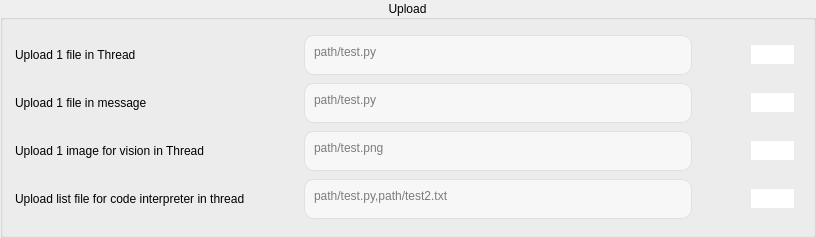
             <widget class="QGroupBox" name="groupBox_2">
              <property name="title">
               <string>Upload</string>
              </property>
              <property name="alignment">
               <set>Qt::AlignCenter</set>
              </property>
              <layout class="QGridLayout" name="gridLayout_14">
               <item row="0" column="0">
                <layout class="QGridLayout" name="gridLayout_13">
                 <property name="leftMargin">
                  <number>1</number>
                 </property>
                 <property name="topMargin">
                  <number>4</number>
                 </property>
                 <property name="rightMargin">
                  <number>8</number>
                 </property>
                 <property name="bottomMargin">
                  <number>5</number>
                 </property>
                 <property name="horizontalSpacing">
                  <number>59</number>
                 </property>
                 <property name="verticalSpacing">
                  <number>8</number>
                 </property>
                 <item row="3" column="1">
                  <widget class="QTextEdit" name="Uploadlistfileforcodeinterpreterinthread">
                   <property name="sizePolicy">
                    <sizepolicy hsizetype="Fixed" vsizetype="Fixed">
                     <horstretch>0</horstretch>
                     <verstretch>0</verstretch>
                    </sizepolicy>
                   </property>
                   <property name="minimumSize">
                    <size>
                     <width>388</width>
                     <height>40</height>
                    </size>
                   </property>
                   <property name="maximumSize">
                    <size>
                     <width>388</width>
                     <height>40</height>
                    </size>
                   </property>
                   <property name="styleSheet">
                    <string notr="true">            QTextEdit {
                border: 1px solid #E0E0E0;
                padding: 5px;
                border-radius: 10px;
                background-color: #F7F7F7;
                color: black;  /* Cor do texto alterada para preto */
            }</string>
                   </property>
                   <property name="placeholderText">
                    <string>path/test.py,path/test2.txt</string>
                   </property>
                  </widget>
                 </item>
                 <item row="1" column="0">
                  <widget class="QLabel" name="label_12">
                   <property name="sizePolicy">
                    <sizepolicy hsizetype="Fixed" vsizetype="Preferred">
                     <horstretch>0</horstretch>
                     <verstretch>0</verstretch>
                    </sizepolicy>
                   </property>
                   <property name="text">
                    <string>Upload 1 file in message</string>
                   </property>
                  </widget>
                 </item>
                 <item row="2" column="1">
                  <widget class="QTextEdit" name="Upload1imageforvisioninThread">
                   <property name="sizePolicy">
                    <sizepolicy hsizetype="Fixed" vsizetype="Fixed">
                     <horstretch>0</horstretch>
                     <verstretch>0</verstretch>
                    </sizepolicy>
                   </property>
                   <property name="minimumSize">
                    <size>
                     <width>388</width>
                     <height>40</height>
                    </size>
                   </property>
                   <property name="maximumSize">
                    <size>
                     <width>388</width>
                     <height>40</height>
                    </size>
                   </property>
                   <property name="styleSheet">
                    <string notr="true">            QTextEdit {
                border: 1px solid #E0E0E0;
                padding: 5px;
                border-radius: 10px;
                background-color: #F7F7F7;
                color: black;  /* Cor do texto alterada para preto */
            }</string>
                   </property>
                   <property name="placeholderText">
                    <string>path/test.png</string>
                   </property>
                  </widget>
                 </item>
                 <item row="3" column="2">
                  <widget class="QPushButton" name="UploadlistfileforcodeinterpreterinthreadByUser">
                   <property name="sizePolicy">
                    <sizepolicy hsizetype="Fixed" vsizetype="Fixed">
                     <horstretch>0</horstretch>
                     <verstretch>0</verstretch>
                    </sizepolicy>
                   </property>
                   <property name="styleSheet">
                    <string notr="true">            QPushButton {
                background-color: white;

                border-radius: 13px;  /* Borda arredondada (círculo) */
                color: black;  /* Cor do texto alterada para preto */
                font-size: 16px;  /* Ajuste do tamanho do ícone */
            }
</string>
                   </property>
                   <property name="text">
                    <string />
                   </property>
                   <property name="icon">
                    <iconset resource="../Qss/icons/_icons.qrc">
                     <normaloff>:/material_design/icons/material_design/upload_file.png</normaloff>:/material_design/icons/material_design/upload_file.png</iconset>
                   </property>
                   <property name="iconSize">
                    <size>
                     <width>24</width>
                     <height>27</height>
                    </size>
                   </property>
                  </widget>
                 </item>
                 <item row="0" column="0">
                  <widget class="QLabel" name="label_11">
                   <property name="sizePolicy">
                    <sizepolicy hsizetype="Fixed" vsizetype="Preferred">
                     <horstretch>0</horstretch>
                     <verstretch>0</verstretch>
                    </sizepolicy>
                   </property>
                   <property name="text">
                    <string>Upload 1 file in Thread</string>
                   </property>
                  </widget>
                 </item>
                 <item row="2" column="0">
                  <widget class="QLabel" name="label_14">
                   <property name="sizePolicy">
                    <sizepolicy hsizetype="Fixed" vsizetype="Preferred">
                     <horstretch>0</horstretch>
                     <verstretch>0</verstretch>
                    </sizepolicy>
                   </property>
                   <property name="text">
                    <string>Upload 1 image for vision in Thread</string>
                   </property>
                  </widget>
                 </item>
                 <item row="1" column="1">
                  <widget class="QTextEdit" name="Upload1fileinmessage">
                   <property name="sizePolicy">
                    <sizepolicy hsizetype="Fixed" vsizetype="Fixed">
                     <horstretch>0</horstretch>
                     <verstretch>0</verstretch>
                    </sizepolicy>
                   </property>
                   <property name="minimumSize">
                    <size>
                     <width>388</width>
                     <height>40</height>
                    </size>
                   </property>
                   <property name="maximumSize">
                    <size>
                     <width>388</width>
                     <height>40</height>
                    </size>
                   </property>
                   <property name="styleSheet">
                    <string notr="true">            QTextEdit {
                border: 1px solid #E0E0E0;
                padding: 5px;
                border-radius: 10px;
                background-color: #F7F7F7;
                color: black;  /* Cor do texto alterada para preto */
            }</string>
                   </property>
                   <property name="placeholderText">
                    <string>path/test.py</string>
                   </property>
                  </widget>
                 </item>
                 <item row="3" column="0">
                  <widget class="QLabel" name="label_13">
                   <property name="sizePolicy">
                    <sizepolicy hsizetype="Fixed" vsizetype="Preferred">
                     <horstretch>0</horstretch>
                     <verstretch>0</verstretch>
                    </sizepolicy>
                   </property>
                   <property name="text">
                    <string>Upload list file for code interpreter in thread</string>
                   </property>
                  </widget>
                 </item>
                 <item row="0" column="1">
                  <widget class="QTextEdit" name="Upload1fileinThread">
                   <property name="sizePolicy">
                    <sizepolicy hsizetype="Fixed" vsizetype="Fixed">
                     <horstretch>0</horstretch>
                     <verstretch>0</verstretch>
                    </sizepolicy>
                   </property>
                   <property name="minimumSize">
                    <size>
                     <width>388</width>
                     <height>40</height>
                    </size>
                   </property>
                   <property name="maximumSize">
                    <size>
                     <width>388</width>
                     <height>40</height>
                    </size>
                   </property>
                   <property name="styleSheet">
                    <string notr="true">            QTextEdit {
                border: 1px solid #E0E0E0;
                padding: 5px;
                border-radius: 10px;
                background-color: #F7F7F7;
                color: black;  /* Cor do texto alterada para preto */
            }</string>
                   </property>
                   <property name="placeholderText">
                    <string>path/test.py</string>
                   </property>
                  </widget>
                 </item>
                 <item row="2" column="2">
                  <widget class="QPushButton" name="Upload1imageforvisioninThreadByUser">
                   <property name="sizePolicy">
                    <sizepolicy hsizetype="Fixed" vsizetype="Fixed">
                     <horstretch>0</horstretch>
                     <verstretch>0</verstretch>
                    </sizepolicy>
                   </property>
                   <property name="styleSheet">
                    <string notr="true">            QPushButton {
                background-color: white;

                border-radius: 13px;  /* Borda arredondada (círculo) */
                color: black;  /* Cor do texto alterada para preto */
                font-size: 16px;  /* Ajuste do tamanho do ícone */
            }
</string>
                   </property>
                   <property name="text">
                    <string />
                   </property>
                   <property name="icon">
                    <iconset resource="../Qss/icons/_icons.qrc">
                     <normaloff>:/material_design/icons/material_design/image_search.png</normaloff>:/material_design/icons/material_design/image_search.png</iconset>
                   </property>
                   <property name="iconSize">
                    <size>
                     <width>24</width>
                     <height>27</height>
                    </size>
                   </property>
                  </widget>
                 </item>
                 <item row="1" column="2">
                  <widget class="QPushButton" name="Upload1fileinmessageByUser">
                   <property name="sizePolicy">
                    <sizepolicy hsizetype="Fixed" vsizetype="Fixed">
                     <horstretch>0</horstretch>
                     <verstretch>0</verstretch>
                    </sizepolicy>
                   </property>
                   <property name="styleSheet">
                    <string notr="true">            QPushButton {
                background-color: white;

                border-radius: 13px;  /* Borda arredondada (círculo) */
                color: black;  /* Cor do texto alterada para preto */
                font-size: 16px;  /* Ajuste do tamanho do ícone */
            }
</string>
                   </property>
                   <property name="text">
                    <string />
                   </property>
                   <property name="icon">
                    <iconset resource="../Qss/icons/_icons.qrc">
                     <normaloff>:/material_design/icons/material_design/attach_file.png</normaloff>:/material_design/icons/material_design/attach_file.png</iconset>
                   </property>
                   <property name="iconSize">
                    <size>
                     <width>24</width>
                     <height>27</height>
                    </size>
                   </property>
                  </widget>
                 </item>
                 <item row="0" column="2">
                  <widget class="QPushButton" name="Upload1fileinThreadByUser">
                   <property name="sizePolicy">
                    <sizepolicy hsizetype="Fixed" vsizetype="Fixed">
                     <horstretch>0</horstretch>
                     <verstretch>0</verstretch>
                    </sizepolicy>
                   </property>
                   <property name="styleSheet">
                    <string notr="true">            QPushButton {
                background-color: white;

                border-radius: 13px;  /* Borda arredondada (círculo) */
                color: black;  /* Cor do texto alterada para preto */
                font-size: 16px;  /* Ajuste do tamanho do ícone */
            }
</string>
                   </property>
                   <property name="text">
                    <string />
                   </property>
                   <property name="icon">
                    <iconset resource="../Qss/icons/_icons.qrc">
                     <normaloff>:/material_design/icons/material_design/attach_file.png</normaloff>:/material_design/icons/material_design/attach_file.png</iconset>
                   </property>
                   <property name="iconSize">
                    <size>
                     <width>24</width>
                     <height>27</height>
                    </size>
                   </property>
                  </widget>
                 </item>
                </layout>
               </item>
              </layout>
             </widget>
